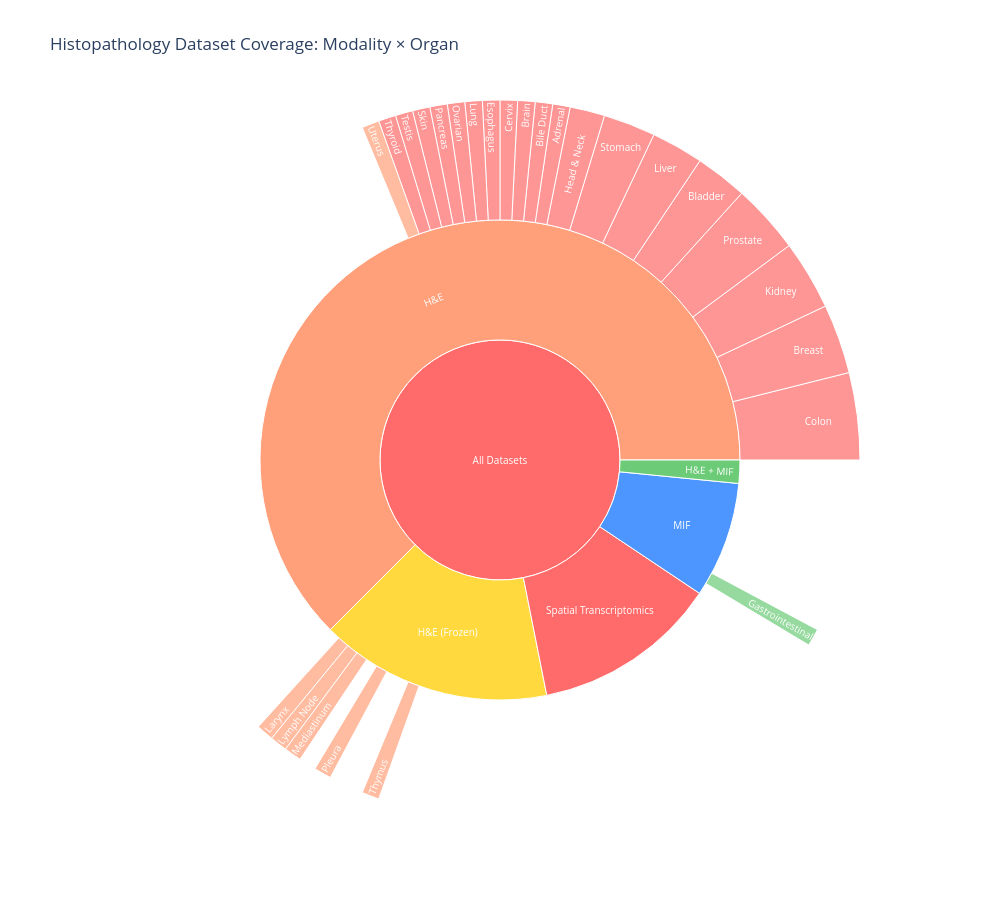

The notebook cell this image was saved under:
### Code cell
import plotly.graph_objects as go

# Data: Modality -> Organ -> Count (number of datasets)
data = {
    'H&E': {
        'Breast': 4, 'Colon': 5, 'Kidney': 4, 'Prostate': 4, 'Bladder': 3,
        'Liver': 3, 'Stomach': 3, 'Head & Neck': 2, 'Adrenal': 1, 'Bile Duct': 1,
        'Brain': 1, 'Cervix': 1, 'Esophagus': 1, 'Lung': 1, 'Ovarian': 1,
        'Pancreas': 1, 'Skin': 1, 'Testis': 1, 'Thyroid': 1, 'Uterus': 1
    },
    'H&E (Frozen)': {
        'Adrenal': 1, 'Larynx': 1, 'Lymph Node': 1, 'Mediastinum': 1,
        'Pancreas': 1, 'Pleura': 1, 'Skin': 1, 'Testis': 1, 'Thymus': 1, 'Thyroid': 1
    },
    'H&E + MIF': {'Colon': 1},
    'MIF': {'Breast': 1, 'Gastrointestinal': 1, 'Lung': 1, 'Pancreas': 1, 'Skin': 1},
    'Spatial Transcriptomics': {
        'Breast': 1, 'Cervix': 1, 'Lung': 1, 'Lymph Node': 1,
        'Ovarian': 1, 'Pancreas': 1, 'Prostate': 1, 'Skin': 1
    }
}

labels = ['All Datasets']
parents = ['']
values = [0]
colors = []

modality_colors = {
    'H&E': '#FF6B6B',
    'H&E (Frozen)': '#FFA07A',
    'H&E + MIF': '#FFD93D',
    'MIF': '#6BCB77',
    'Spatial Transcriptomics': '#4D96FF'
}

for modality in data.keys():
    total = sum(data[modality].values())
    labels.append(modality)
    parents.append('All Datasets')
    values.append(total)
    colors.append(modality_colors[modality])

for modality, organs in data.items():
    for organ, count in organs.items():
        labels.append(organ)
        parents.append(modality)
        values.append(count)
        colors.append(modality_colors[modality])

fig = go.Figure(go.Sunburst(
    labels=labels, parents=parents, values=values,
    marker=dict(colors=colors),
    hovertemplate='<b>%{label}</b><br>Datasets: %{value}<extra></extra>',
    textfont=dict(size=10, color='white')
))

fig.update_layout(
    title='Histopathology Dataset Coverage: Modality × Organ',
    height=900, width=1000
)

fig.show()

### Figure 1 — Plotly figure (JSON) as saved in the notebook; plotly's stock layout.template omitted (floating-point values rounded to 4 significant figures)
{"data": [{"hovertemplate": "<b>%{label}</b><br>Datasets: %{value}<extra></extra>", "labels": ["All Datasets", "H&E", "H&E (Frozen)", "H&E + MIF", "MIF", "Spatial Transcriptomics", "Breast", "Colon", "Kidney", "Prostate", "Bladder", "Liver", "Stomach", "Head & Neck", "Adrenal", "Bile Duct", "Brain", "Cervix", "Esophagus", "Lung", "Ovarian", "Pancreas", "Skin", "Testis", "Thyroid", "Uterus", "Adrenal", "Larynx", "Lymph Node", "Mediastinum", "Pancreas", "Pleura", "Skin", "Testis", "Thymus", "Thyroid", "Colon", "Breast", "Gastrointestinal", "Lung", "Pancreas", "Skin", "Breast", "Cervix", "Lung", "Lymph Node", "Ovarian", "Pancreas", "Prostate", "Skin"], "marker": {"colors": ["#FF6B6B", "#FFA07A", "#FFD93D", "#6BCB77", "#4D96FF", "#FF6B6B", "#FF6B6B", "#FF6B6B", "#FF6B6B", "#FF6B6B", "#FF6B6B", "#FF6B6B", "#FF6B6B", "#FF6B6B", "#FF6B6B", "#FF6B6B", "#FF6B6B", "#FF6B6B", "#FF6B6B", "#FF6B6B", "#FF6B6B", "#FF6B6B", "#FF6B6B", "#FF6B6B", "#FF6B6B", "#FFA07A", "#FFA07A", "#FFA07A", "#FFA07A", "#FFA07A", "#FFA07A", "#FFA07A", "#FFA07A", "#FFA07A", "#FFA07A", "#FFD93D", "#6BCB77", "#6BCB77", "#6BCB77", "#6BCB77", "#6BCB77", "#4D96FF", "#4D96FF", "#4D96FF", "#4D96FF", "#4D96FF", "#4D96FF", "#4D96FF", "#4D96FF"]}, "parents": ["", "All Datasets", "All Datasets", "All Datasets", "All Datasets", "All Datasets", "H&E", "H&E", "H&E", "H&E", "H&E", "H&E", "H&E", "H&E", "H&E", "H&E", "H&E", "H&E", "H&E", "H&E", "H&E", "H&E", "H&E", "H&E", "H&E", "H&E", "H&E (Frozen)", "H&E (Frozen)", "H&E (Frozen)", "H&E (Frozen)", "H&E (Frozen)", "H&E (Frozen)", "H&E (Frozen)", "H&E (Frozen)", "H&E (Frozen)", "H&E (Frozen)", "H&E + MIF", "MIF", "MIF", "MIF", "MIF", "MIF", "Spatial Transcriptomics", "Spatial Transcriptomics", "Spatial Transcriptomics", "Spatial Transcriptomics", "Spatial Transcriptomics", "Spatial Transcriptomics", "Spatial Transcriptomics", "Spatial Transcriptomics"], "textfont": {"color": "white", "size": 10}, "type": "sunburst", "values": [0, 40, 10, 1, 5, 8, 4, 5, 4, 4, 3, 3, 3, 2, 1, 1, 1, 1, 1, 1, 1, 1, 1, 1, 1, 1, 1, 1, 1, 1, 1, 1, 1, 1, 1, 1, 1, 1, 1, 1, 1, 1, 1, 1, 1, 1, 1, 1, 1, 1]}], "layout": {"height": 900, "title": {"text": "Histopathology Dataset Coverage: Modality × Organ"}, "width": 1000}}
